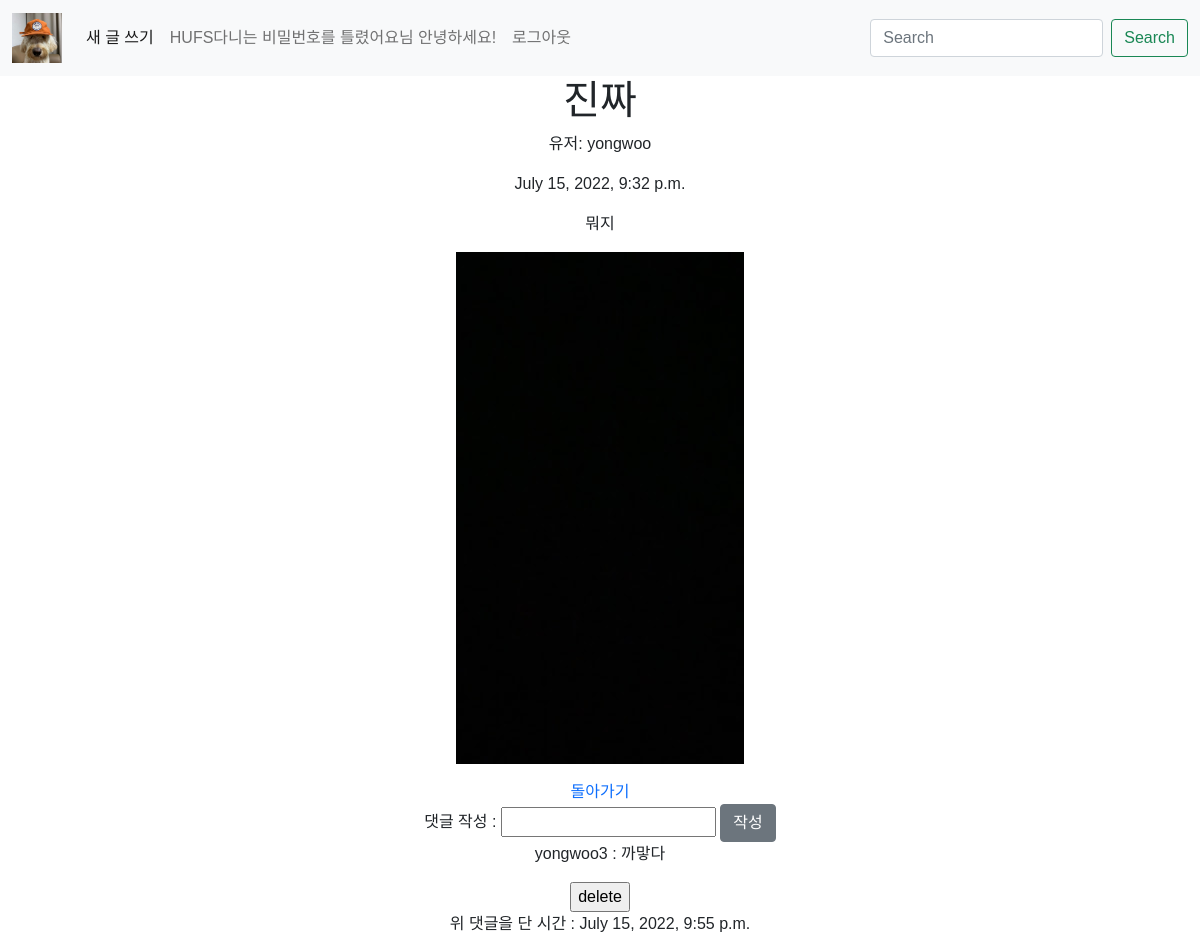
The page /blog/8 (signed in) on the database its author committed.
### account/models.py (models this page shows)
class CustomUser(AbstractUser):
    nickname = models.CharField(max_length=100)
    university = models.CharField(max_length = 50)

### blog/models.py (models this page shows, shortened)
class Blog(models.Model):
    user = models.ForeignKey(CustomUser, null = True, on_delete=models.CASCADE)
    title = models.CharField(max_length=200)
    writer = models.CharField(max_length=10)
    pub_date = models.DateTimeField()
    body = models.TextField()
    image = models.ImageField(upload_to="blog/", blank=True, null=True)

class Comment(models.Model):
    blog = models.ForeignKey(Blog, null = True, on_delete=models.CASCADE, related_name="comments")
    comment_user = models.ForeignKey(CustomUser, null=True, on_delete=models.CASCADE)
    comment_body = models.CharField(max_length=200)
    comment_date = models.DateTimeField()
    class Meta:
        ordering = ['comment_date']

### blog/views.py (the view)
# urls.py: path('<int:id>', views.detail, name='detail'),
def detail(request, id):
    blog = get_object_or_404(Blog, pk = id)
    return render(request, 'detail.html', {'blog' : blog})

### blog/templates/detail.html (shortened to what this page needs)
{% extends 'base.html' %}
{% block content %}
  <body>
    <div class="container" style="text-align: center;">
        <h1>{{ blog.title }}</h1>
        <p>유저: {{blog.user.username}}</p>
        <p>{{ blog.pub_date }}</p>
        <p>{{ blog.body }}</p>
        {% if blog.image %}
        <p><img src="{{blog.image.url}}" alt="" style="text-align: center;"/></p>
        {% endif %}
        <a href="{% url 'home' %}">돌아가기</a>
        <form method="POST" action="/blog/newreply">
          댓글 작성 : <input type="text" name="comment_body" />
          <button type="submit" class="btn btn-secondary">작성</button>
        </form>
        {% for comment in blog.comments.all %}
        <p><span> {{comment.comment_user}} </span> : {{ comment.comment_body }}</p>
        {% if comment.comment_user == user %}
  <a href="{% url 'blog:replydelete' comment.id %}"
    ><input type="button" value="delete"
  /></a>
  {% endif %}
        <p>위 댓글을 단 시간 : {{comment.comment_date}}</p>
        {% endfor %}
    </div>
  </body>
{% endblock %}

### modelproject/templates/base.html (shortened to what this page needs)
{% load static %}
<!DOCTYPE html>
<html lang="en">
  <head>
    <link href="https://cdn.jsdelivr.net/npm/bootstrap@5.0.2/dist/css/bootstrap.min.css" rel="stylesheet">
  </head>
  <body>
    <nav class="navbar navbar-expand-lg navbar-light bg-light">
      <div class="container-fluid">
        <a class="navbar-brand" href="{% url 'home' %}">
            <img src="{% static 'IMG_1939.JPG' %}" alt = "" style="width:50px; height: 50px;">
        </a>
        <div class="collapse navbar-collapse" id="navbarSupportedContent">
          <ul class="navbar-nav me-auto mb-2 mb-lg-0">
            {% if user.is_authenticated %}
            <li class="nav-item">
              <a class="nav-link active" aria-current="page" href="{% url 'blog:new' %}">새 글 쓰기</a>
            </li>
            {% else %}
            <li class="nav-item">
              <a class="nav-link active" aria-current="page" href="{% url 'account:login' %}">글을 쓰려면 로그인하세요</a>
            </li>
            {% endif %}
            <li class="nav-item">
              <a class="nav-link" href="#">
                {% if user.is_authenticated %}
                {{user.university}}다니는 {{user.nickname}}님 안녕하세요!
                {% endif %}
              </a>
            </li>
            {% if user.is_authenticated %}
            <li class="nav-item">
            <a class="nav-link" href="{% url 'account:logout' %}" tabindex="-1" aria-disabled="true">로그아웃</a>
            </li>
            {% endif %}
          </ul>
          <form class="d-flex" action="{% url 'home' %}">
            <input class="form-control me-2" type="text" placeholder="Search" aria-label="Search" name = 'query'>
            <button class="btn btn-outline-success" type="submit">Search</button>
          </form>
        </div>
      </div>
    </nav>
    <div class="block">
        {% block content %}
        {% endblock %}
      </div>
  </body>
</html>

### modelproject/templates/base.html (style rules this page uses)
body { height: 100%; font-family: 'Noto Sans KR', sans-serif; }
a { text-decoration: none; }

### rows shown on the page
CustomUser: university "HUFS", nickname "비밀번호를 틀렸어요"
Blog: title "진짜", user.username "yongwoo", pub_date "July 15, 2022, 9:32 p.m.", body "뭐지", image (picture)
Comment: comment_user "yongwoo3", comment_body "까맣다", comment_date "July 15, 2022, 9:55 p.m."
